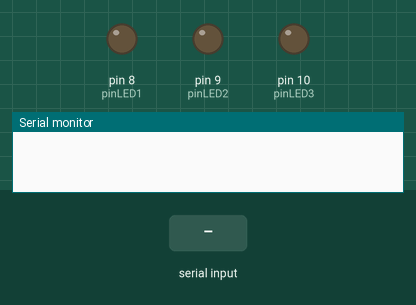
Bench run of a sketch on a simulated Arduino Uno, built with avr-gcc and run on an emulated ATmega328P. Shown: output pins drawn as LEDs (lit = HIGH), the last lines printed to the serial monitor. Inputs (shaded band) come from the test bench.

Above: at 1.2 s.
1.3 s: "one" received over the second serial link
At 2.3 s:
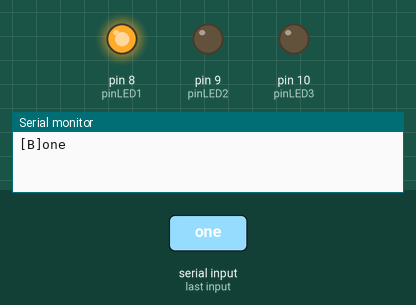
2.9 s: "two" received over the second serial link
At 3.5 s:
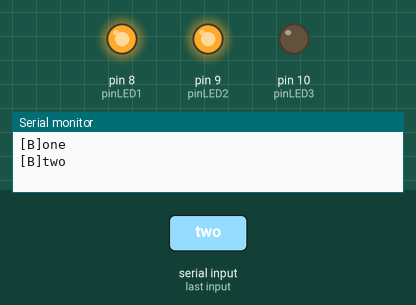
4.5 s: "three" received over the second serial link
At 5.9 s:
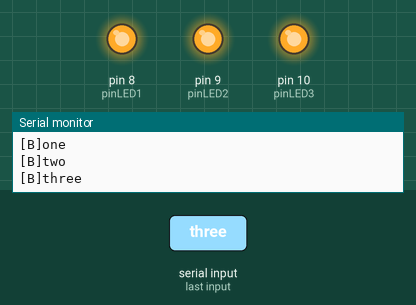
6.2 s: "one" received over the second serial link
At 7.2 s:
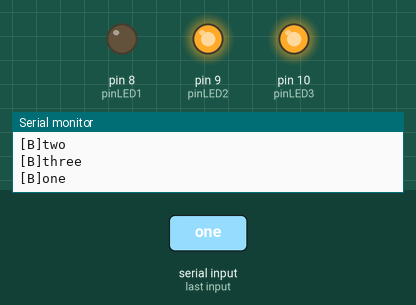
7.8 s: "two" received over the second serial link
At 8.5 s:
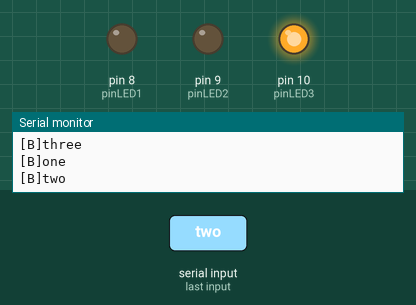
Timing chart, 0 to 10.4 s (numbered marks = the images above; inputs shaded):
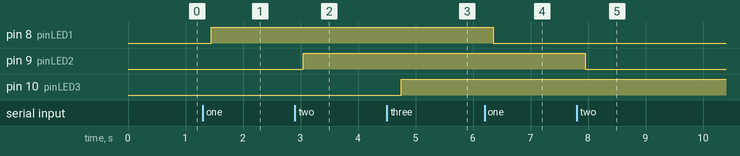

Measured:
- after the input at 1.3 s, pin 8 (pinLED1): LOW → HIGH after 0.15 s
- after the input at 2.9 s, pin 9 (pinLED2): LOW → HIGH after 0.15 s
- after the input at 4.5 s, pin 10 (pinLED3): LOW → HIGH after 0.25 s
- after the input at 6.2 s, pin 8 (pinLED1): HIGH → LOW after 0.15 s
- after the input at 7.8 s, pin 9 (pinLED2): HIGH → LOW after 0.15 s

The sketch:

E040_3LED_Control.ino
```cpp
#include <SoftwareSerial.h>

#define pinRX 2
#define pinTX 3

#define pinLED1 8
#define pinLED2 9
#define pinLED3 10

SoftwareSerial BluetoothSerial =  SoftwareSerial(pinRX, pinTX);

char receivechar;
String receiveStr = "";
int led_status[3] = {0, 0, 0};

void setup()  {
  pinMode(pinLED1, OUTPUT);
  pinMode(pinLED2, OUTPUT);
  pinMode(pinLED3, OUTPUT);
  Serial.begin(9600);
  BluetoothSerial.begin(9600);
}


void loop() {

  while ( BluetoothSerial.available() > 0 ) {
    receivechar = BluetoothSerial.read();
    receiveStr += receivechar;
    delay(50);
  }

  if ( receiveStr.length() > 0 ) {
    Serial.write("[B]");
    Serial.println(receiveStr);
    if ( receiveStr.equalsIgnoreCase("one") ) {
      led_status[0] = !led_status[0];
    }
    else if ( receiveStr.equalsIgnoreCase("two") ) {
      led_status[1] = !led_status[1];
    }
    else if ( receiveStr.equalsIgnoreCase("three") ) {
      led_status[2] = !led_status[2];
    }
    else if ( receiveStr.equalsIgnoreCase("all") ) {
      for (int i = 0; i < 3; i++ ) {
        led_status[i] = !led_status[i];
      }
    }
    else if ( receiveStr.equalsIgnoreCase("on") ) {
      for (int i = 0; i < 3; i++ ) {
        led_status[i] = 1;
      }
    }
    else if ( receiveStr.equalsIgnoreCase("off") ) {
      for (int i = 0; i < 3; i++ ) {
        led_status[i] = 0;
      }
    }
    else {
      Serial.println("ERROR : command can't parse");
    }

    ledstatus();
    receiveStr = "";
  }

}

void ledstatus() {
  for ( int i = 0; i < 3; i++ ) {
    digitalWrite( pinLED1 + i, led_status[i] );
  }
  delay(1000);
}
```
